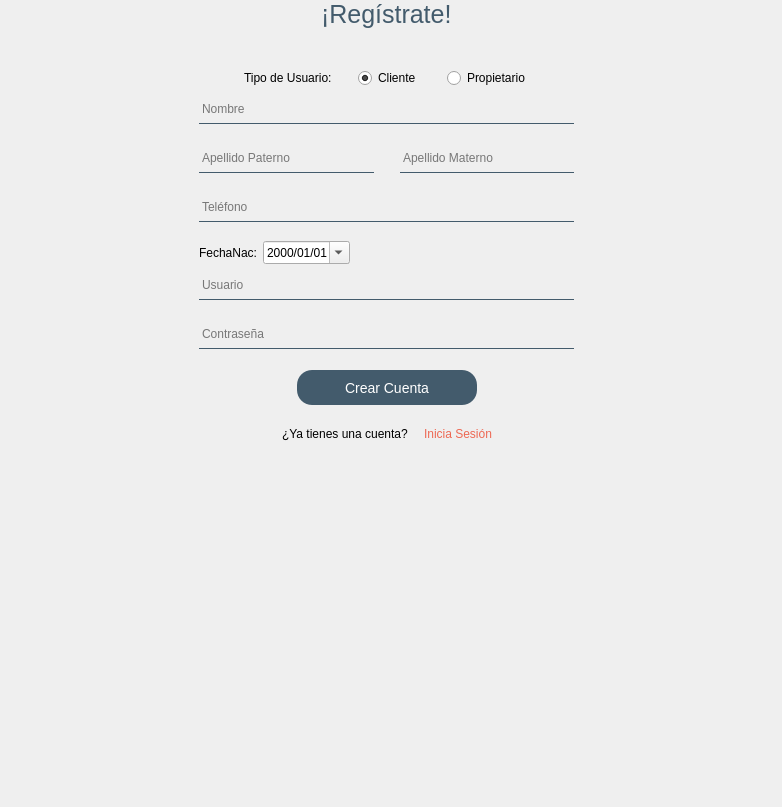
    <widget class="QWidget" name="RegistroCliente">
     <widget class="QWidget" name="layoutWidget">
      <property name="geometry">
       <rect>
        <x>0</x>
        <y>0</y>
        <width>773</width>
        <height>798</height>
       </rect>
      </property>
      <layout class="QVBoxLayout" name="verticalLayout_4">
       <item>
        <layout class="QHBoxLayout" name="horizontalLayout_6">
         <item>
          <spacer name="horizontalSpacer_10">
           <property name="orientation">
            <enum>Qt::Horizontal</enum>
           </property>
           <property name="sizeHint" stdset="0">
            <size>
             <width>40</width>
             <height>20</height>
            </size>
           </property>
          </spacer>
         </item>
         <item>
          <layout class="QVBoxLayout" name="verticalLayout_3">
           <item>
            <layout class="QHBoxLayout" name="horizontalLayout_4">
             <item>
              <spacer name="horizontalSpacer_6">
               <property name="orientation">
                <enum>Qt::Horizontal</enum>
               </property>
               <property name="sizeHint" stdset="0">
                <size>
                 <width>40</width>
                 <height>20</height>
                </size>
               </property>
              </spacer>
             </item>
             <item>
              <widget class="QLabel" name="label">
               <property name="maximumSize">
                <size>
                 <width>16777215</width>
                 <height>30</height>
                </size>
               </property>
               <property name="styleSheet">
                <string notr="true">font-size: 25px;
color: #435B6C;</string>
               </property>
               <property name="text">
                <string>¡Regístrate!</string>
               </property>
              </widget>
             </item>
             <item>
              <spacer name="horizontalSpacer_7">
               <property name="orientation">
                <enum>Qt::Horizontal</enum>
               </property>
               <property name="sizeHint" stdset="0">
                <size>
                 <width>40</width>
                 <height>20</height>
                </size>
               </property>
              </spacer>
             </item>
            </layout>
           </item>
           <item>
            <spacer name="verticalSpacer_5">
             <property name="orientation">
              <enum>Qt::Vertical</enum>
             </property>
             <property name="sizeType">
              <enum>QSizePolicy::Fixed</enum>
             </property>
             <property name="sizeHint" stdset="0">
              <size>
               <width>20</width>
               <height>13</height>
              </size>
             </property>
            </spacer>
           </item>
           <item>
            <spacer name="verticalSpacer_6">
             <property name="orientation">
              <enum>Qt::Vertical</enum>
             </property>
             <property name="sizeHint" stdset="0">
              <size>
               <width>20</width>
               <height>20</height>
              </size>
             </property>
            </spacer>
           </item>
           <item>
            <layout class="QHBoxLayout" name="horizontalLayout_36">
             <item>
              <spacer name="horizontalSpacer_36">
               <property name="orientation">
                <enum>Qt::Horizontal</enum>
               </property>
               <property name="sizeHint" stdset="0">
                <size>
                 <width>40</width>
                 <height>20</height>
                </size>
               </property>
              </spacer>
             </item>
             <item>
              <widget class="QLabel" name="label_15">
               <property name="text">
                <string>Tipo de Usuario:</string>
               </property>
              </widget>
             </item>
             <item>
              <spacer name="horizontalSpacer_30">
               <property name="orientation">
                <enum>Qt::Horizontal</enum>
               </property>
               <property name="sizeType">
                <enum>QSizePolicy::Fixed</enum>
               </property>
               <property name="sizeHint" stdset="0">
                <size>
                 <width>20</width>
                 <height>20</height>
                </size>
               </property>
              </spacer>
             </item>
             <item>
              <widget class="QRadioButton" name="radioButton">
               <property name="text">
                <string>Cliente</string>
               </property>
               <property name="checked">
                <bool>true</bool>
               </property>
              </widget>
             </item>
             <item>
              <spacer name="horizontalSpacer_32">
               <property name="orientation">
                <enum>Qt::Horizontal</enum>
               </property>
               <property name="sizeType">
                <enum>QSizePolicy::Fixed</enum>
               </property>
               <property name="sizeHint" stdset="0">
                <size>
                 <width>20</width>
                 <height>20</height>
                </size>
               </property>
              </spacer>
             </item>
             <item>
              <widget class="QRadioButton" name="radioButton_2">
               <property name="text">
                <string>Propietario</string>
               </property>
              </widget>
             </item>
             <item>
              <spacer name="horizontalSpacer_31">
               <property name="orientation">
                <enum>Qt::Horizontal</enum>
               </property>
               <property name="sizeHint" stdset="0">
                <size>
                 <width>40</width>
                 <height>20</height>
                </size>
               </property>
              </spacer>
             </item>
            </layout>
           </item>
           <item>
            <layout class="QVBoxLayout" name="verticalLayout_2">
             <item>
              <layout class="QHBoxLayout" name="horizontalLayout_2">
               <item>
                <spacer name="horizontalSpacer_2">
                 <property name="orientation">
                  <enum>Qt::Horizontal</enum>
                 </property>
                 <property name="sizeHint" stdset="0">
                  <size>
                   <width>40</width>
                   <height>20</height>
                  </size>
                 </property>
                </spacer>
               </item>
               <item>
                <layout class="QVBoxLayout" name="verticalLayout">
                 <item>
                  <widget class="QLineEdit" name="registroNom">
                   <property name="minimumSize">
                    <size>
                     <width>375</width>
                     <height>30</height>
                    </size>
                   </property>
                   <property name="maximumSize">
                    <size>
                     <width>375</width>
                     <height>30</height>
                    </size>
                   </property>
                   <property name="styleSheet">
                    <string notr="true">background-color:transparent;
border-top: none;
border-bottom: 1px solid #435B6C;
boder-radius: 5px;</string>
                   </property>
                   <property name="placeholderText">
                    <string>Nombre</string>
                   </property>
                  </widget>
                 </item>
                 <item>
                  <spacer name="verticalSpacer_20">
                   <property name="orientation">
                    <enum>Qt::Vertical</enum>
                   </property>
                   <property name="sizeType">
                    <enum>QSizePolicy::Fixed</enum>
                   </property>
                   <property name="sizeHint" stdset="0">
                    <size>
                     <width>20</width>
                     <height>13</height>
                    </size>
                   </property>
                  </spacer>
                 </item>
                 <item>
                  <layout class="QHBoxLayout" name="horizontalLayout_11">
                   <item>
                    <widget class="QLineEdit" name="registroApP">
                     <property name="minimumSize">
                      <size>
                       <width>0</width>
                       <height>30</height>
                      </size>
                     </property>
                     <property name="maximumSize">
                      <size>
                       <width>176</width>
                       <height>30</height>
                      </size>
                     </property>
                     <property name="styleSheet">
                      <string notr="true">background-color:transparent;
border-top: none;
border-bottom: 1px solid #435B6C;
boder-radius: 5px;</string>
                     </property>
                     <property name="placeholderText">
                      <string>Apellido Paterno</string>
                     </property>
                    </widget>
                   </item>
                   <item>
                    <spacer name="horizontalSpacer_18">
                     <property name="orientation">
                      <enum>Qt::Horizontal</enum>
                     </property>
                     <property name="sizeType">
                      <enum>QSizePolicy::Fixed</enum>
                     </property>
                     <property name="sizeHint" stdset="0">
                      <size>
                       <width>20</width>
                       <height>20</height>
                      </size>
                     </property>
                    </spacer>
                   </item>
                   <item>
                    <widget class="QLineEdit" name="registroApM">
                     <property name="minimumSize">
                      <size>
                       <width>0</width>
                       <height>0</height>
                      </size>
                     </property>
                     <property name="maximumSize">
                      <size>
                       <width>176</width>
                       <height>30</height>
                      </size>
                     </property>
                     <property name="styleSheet">
                      <string notr="true">background-color:transparent;
border-top: none;
border-bottom: 1px solid #435B6C;
boder-radius: 5px;</string>
                     </property>
                     <property name="placeholderText">
                      <string>Apellido Materno</string>
                     </property>
                    </widget>
                   </item>
                  </layout>
                 </item>
                 <item>
                  <spacer name="verticalSpacer_18">
                   <property name="orientation">
                    <enum>Qt::Vertical</enum>
                   </property>
                   <property name="sizeType">
                    <enum>QSizePolicy::Fixed</enum>
                   </property>
                   <property name="sizeHint" stdset="0">
                    <size>
                     <width>20</width>
                     <height>13</height>
                    </size>
                   </property>
                  </spacer>
                 </item>
                 <item>
                  <widget class="QLineEdit" name="registroTel">
                   <property name="minimumSize">
                    <size>
                     <width>0</width>
                     <height>30</height>
                    </size>
                   </property>
                   <property name="maximumSize">
                    <size>
                     <width>16777215</width>
                     <height>30</height>
                    </size>
                   </property>
                   <property name="styleSheet">
                    <string notr="true">background-color:transparent;
border-top: none;
border-bottom: 1px solid #435B6C;
boder-radius: 5px;</string>
                   </property>
                   <property name="maxLength">
                    <number>10</number>
                   </property>
                   <property name="placeholderText">
                    <string>Teléfono</string>
                   </property>
                  </widget>
                 </item>
                 <item>
                  <spacer name="verticalSpacer_17">
                   <property name="orientation">
                    <enum>Qt::Vertical</enum>
                   </property>
                   <property name="sizeType">
                    <enum>QSizePolicy::Fixed</enum>
                   </property>
                   <property name="sizeHint" stdset="0">
                    <size>
                     <width>20</width>
                     <height>13</height>
                    </size>
                   </property>
                  </spacer>
                 </item>
                 <item>
                  <layout class="QHBoxLayout" name="horizontalLayout_86">
                   <item>
                    <widget class="QLabel" name="label_55">
                     <property name="sizePolicy">
                      <sizepolicy hsizetype="Fixed" vsizetype="Preferred">
                       <horstretch>0</horstretch>
                       <verstretch>0</verstretch>
                      </sizepolicy>
                     </property>
                     <property name="text">
                      <string>FechaNac:</string>
                     </property>
                    </widget>
                   </item>
                   <item>
                    <widget class="QDateEdit" name="dateEdit_2">
                     <property name="styleSheet">
                      <string notr="true"/>
                     </property>
                     <property name="wrapping">
                      <bool>false</bool>
                     </property>
                     <property name="displayFormat">
                      <string>yyyy/MM/dd</string>
                     </property>
                     <property name="calendarPopup">
                      <bool>true</bool>
                     </property>
                    </widget>
                   </item>
                   <item>
                    <spacer name="horizontalSpacer_117">
                     <property name="orientation">
                      <enum>Qt::Horizontal</enum>
                     </property>
                     <property name="sizeHint" stdset="0">
                      <size>
                       <width>40</width>
                       <height>20</height>
                      </size>
                     </property>
                    </spacer>
                   </item>
                  </layout>
                 </item>
                 <item>
                  <widget class="QLineEdit" name="registroUsuario">
                   <property name="minimumSize">
                    <size>
                     <width>375</width>
                     <height>30</height>
                    </size>
                   </property>
                   <property name="maximumSize">
                    <size>
                     <width>375</width>
                     <height>30</height>
                    </size>
                   </property>
                   <property name="styleSheet">
                    <string notr="true">background-color:transparent;
border-top: none;
border-bottom: 1px solid #435B6C;
boder-radius: 5px;</string>
                   </property>
                   <property name="placeholderText">
                    <string>Usuario</string>
                   </property>
                  </widget>
                 </item>
                 <item>
                  <spacer name="verticalSpacer_41">
                   <property name="orientation">
                    <enum>Qt::Vertical</enum>
                   </property>
                   <property name="sizeType">
                    <enum>QSizePolicy::Fixed</enum>
                   </property>
                   <property name="sizeHint" stdset="0">
                    <size>
                     <width>20</width>
                     <height>13</height>
                    </size>
                   </property>
                  </spacer>
                 </item>
                 <item>
                  <widget class="QLineEdit" name="registroPass">
                   <property name="minimumSize">
                    <size>
                     <width>0</width>
                     <height>30</height>
                    </size>
                   </property>
                   <property name="maximumSize">
                    <size>
                     <width>16777215</width>
                     <height>30</height>
                    </size>
                   </property>
                   <property name="styleSheet">
                    <string notr="true">background-color:transparent;
border-top: none;
border-bottom: 1px solid #435B6C;
boder-radius: 5px;</string>
                   </property>
                   <property name="inputMask">
                    <string/>
                   </property>
                   <property name="text">
                    <string/>
                   </property>
                   <property name="frame">
                    <bool>true</bool>
                   </property>
                   <property name="echoMode">
                    <enum>QLineEdit::Password</enum>
                   </property>
                   <property name="placeholderText">
                    <string>Contraseña</string>
                   </property>
                   <property name="cursorMoveStyle">
                    <enum>Qt::VisualMoveStyle</enum>
                   </property>
                   <property name="clearButtonEnabled">
                    <bool>false</bool>
                   </property>
                  </widget>
                 </item>
                 <item>
                  <spacer name="verticalSpacer_3">
                   <property name="orientation">
                    <enum>Qt::Vertical</enum>
                   </property>
                   <property name="sizeType">
                    <enum>QSizePolicy::Fixed</enum>
                   </property>
                   <property name="sizeHint" stdset="0">
                    <size>
                     <width>20</width>
                     <height>15</height>
                    </size>
                   </property>
                  </spacer>
                 </item>
                 <item>
                  <layout class="QHBoxLayout" name="horizontalLayout_3">
                   <item>
                    <spacer name="horizontalSpacer_4">
                     <property name="orientation">
                      <enum>Qt::Horizontal</enum>
                     </property>
                     <property name="sizeType">
                      <enum>QSizePolicy::Expanding</enum>
                     </property>
                     <property name="sizeHint" stdset="0">
                      <size>
                       <width>40</width>
                       <height>20</height>
                      </size>
                     </property>
                    </spacer>
                   </item>
                   <item>
                    <widget class="QPushButton" name="btnCreaCuenta">
                     <property name="minimumSize">
                      <size>
                       <width>180</width>
                       <height>35</height>
                      </size>
                     </property>
                     <property name="maximumSize">
                      <size>
                       <width>280</width>
                       <height>35</height>
                      </size>
                     </property>
                     <property name="styleSheet">
                      <string notr="true">background-color: #435B6C;
  border: 0;
  border-radius: 15px;
  height: 35px;
  max-width: 280px;
color: white;
font-size:14px;</string>
                     </property>
                     <property name="text">
                      <string>Crear Cuenta</string>
                     </property>
                    </widget>
                   </item>
                   <item>
                    <spacer name="horizontalSpacer_5">
                     <property name="orientation">
                      <enum>Qt::Horizontal</enum>
                     </property>
                     <property name="sizeType">
                      <enum>QSizePolicy::Expanding</enum>
                     </property>
                     <property name="sizeHint" stdset="0">
                      <size>
                       <width>40</width>
                       <height>20</height>
                      </size>
                     </property>
                    </spacer>
                   </item>
                  </layout>
                 </item>
                </layout>
               </item>
               <item>
                <spacer name="horizontalSpacer_3">
                 <property name="orientation">
                  <enum>Qt::Horizontal</enum>
                 </property>
                 <property name="sizeHint" stdset="0">
                  <size>
                   <width>40</width>
                   <height>20</height>
                  </size>
                 </property>
                </spacer>
               </item>
              </layout>
             </item>
             <item>
              <spacer name="verticalSpacer_4">
               <property name="orientation">
                <enum>Qt::Vertical</enum>
               </property>
               <property name="sizeType">
                <enum>QSizePolicy::Fixed</enum>
               </property>
               <property name="sizeHint" stdset="0">
                <size>
                 <width>20</width>
                 <height>13</height>
                </size>
               </property>
              </spacer>
             </item>
            </layout>
           </item>
           <item>
            <layout class="QHBoxLayout" name="horizontalLayout_5">
             <item>
              <spacer name="horizontalSpacer_8">
               <property name="orientation">
                <enum>Qt::Horizontal</enum>
               </property>
               <property name="sizeHint" stdset="0">
                <size>
                 <width>40</width>
                 <height>20</height>
                </size>
               </property>
              </spacer>
             </item>
             <item>
              <layout class="QHBoxLayout" name="horizontalLayout">
               <item>
                <widget class="QLabel" name="label_2">
                 <property name="text">
                  <string>¿Ya tienes una cuenta?</string>
                 </property>
                </widget>
               </item>
               <item>
                <spacer name="horizontalSpacer">
                 <property name="orientation">
                  <enum>Qt::Horizontal</enum>
                 </property>
                 <property name="sizeType">
                  <enum>QSizePolicy::Fixed</enum>
                 </property>
                 <property name="sizeHint" stdset="0">
                  <size>
                   <width>10</width>
                   <height>20</height>
                  </size>
                 </property>
                </spacer>
               </item>
               <item>
                <widget class="QPushButton" name="btnRegToIni">
                 <property name="styleSheet">
                  <string notr="true">border:none;
color:#ED6853;</string>
                 </property>
                 <property name="text">
                  <string>Inicia Sesión</string>
                 </property>
                </widget>
               </item>
              </layout>
             </item>
             <item>
              <spacer name="horizontalSpacer_9">
               <property name="orientation">
                <enum>Qt::Horizontal</enum>
               </property>
               <property name="sizeHint" stdset="0">
                <size>
                 <width>40</width>
                 <height>20</height>
                </size>
               </property>
              </spacer>
             </item>
            </layout>
           </item>
          </layout>
         </item>
         <item>
          <spacer name="horizontalSpacer_11">
           <property name="orientation">
            <enum>Qt::Horizontal</enum>
           </property>
           <property name="sizeHint" stdset="0">
            <size>
             <width>40</width>
             <height>20</height>
            </size>
           </property>
          </spacer>
         </item>
        </layout>
       </item>
       <item>
        <spacer name="verticalSpacer_7">
         <property name="orientation">
          <enum>Qt::Vertical</enum>
         </property>
         <property name="sizeHint" stdset="0">
          <size>
           <width>20</width>
           <height>40</height>
          </size>
         </property>
        </spacer>
       </item>
      </layout>
     </widget>
    </widget>
